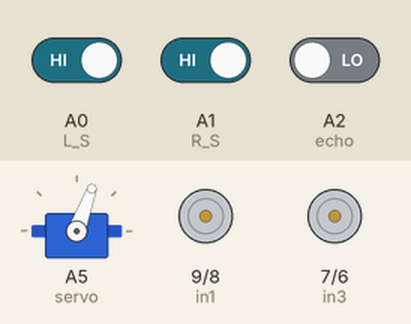
This sketch was run on a simulated Arduino Uno, built with avr-gcc and run on an emulated ATmega328P. On the bench: servo, motor-driver pin pairs drawn as motors (green arrow = first pin HIGH = forward, orange = second pin HIGH = backward, longer = more drive, scaled by the enable pin). Wiring (inferred from the names in the program): servo: signal A5. Inputs (shaded band) come from the test bench; at power-on: A0 (L_S) HIGH, A1 (R_S) HIGH, A2 (echo) LOW. Servo pulses on a pin are drawn as a servo (544–2400 µs = 0–180°); what the sketch prints to the serial monitor is not drawn.

Above: at 8.9 s.
9.0 s: A0 (L_S) driven LOW
At 10.2 s:
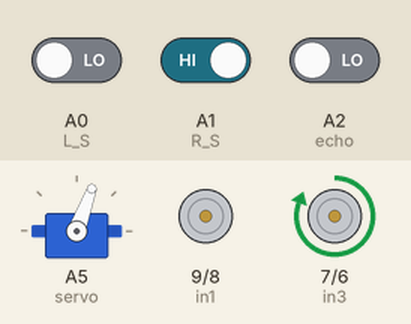
10.5 s: A1 (R_S) driven LOW
At 11.2 s:
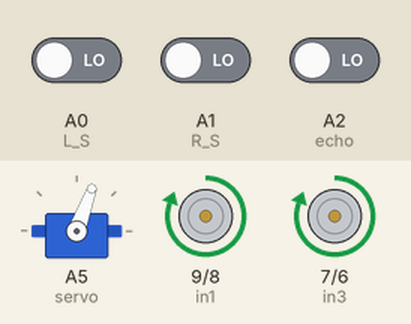
12.0 s: A0 (L_S) driven HIGH
At 13.3 s:
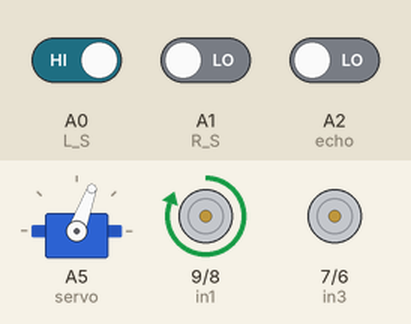
Timing chart, 0 to 15.0 s (numbered marks = the images above; inputs shaded):
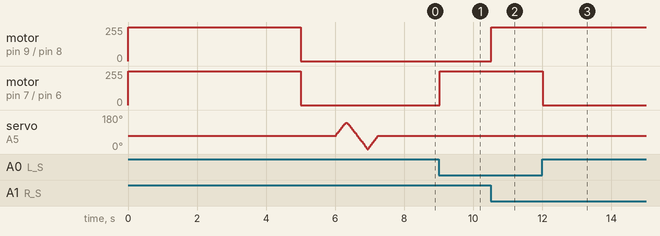

The sketch:

V1.ino
```cpp
// Motor pins
#define enA 10  // Enable pin for Left Motor
#define in1 9   // Left Motor Input 1
#define in2 8   // Left Motor Input 2
#define in3 7   // Right Motor Input 1
#define in4 6   // Right Motor Input 2
#define enB 5   // Enable pin for Right Motor
// Sensors and servo
#define L_S A0  // Left IR sensor
#define R_S A1  // Right IR sensor
#define echo A2 // Ultrasonic echo pin
#define trigger A3 // Ultrasonic trigger pin
#define servo A5 // Servo motor control pin
int Set = 15; // Distance threshold
int distance_L, distance_F, distance_R;
void setup() {
  Serial.begin(9600);
  pinMode(R_S, INPUT);
  pinMode(L_S, INPUT);
  pinMode(echo, INPUT);
  pinMode(trigger, OUTPUT);
  pinMode(enA, OUTPUT);
  pinMode(in1, OUTPUT);
  pinMode(in2, OUTPUT);
  pinMode(in3, OUTPUT);
  pinMode(in4, OUTPUT);
  pinMode(enB, OUTPUT);
  pinMode(servo, OUTPUT);

  // --- DIRECT MOTOR TEST IN SETUP ---
  // Set both enable pins HIGH for full speed
  analogWrite(enA, 255);
  analogWrite(enB, 255);

  // Make both motors spin forward
  digitalWrite(in1, HIGH);
  digitalWrite(in2, LOW);
  digitalWrite(in3, HIGH);
  digitalWrite(in4, LOW);

  Serial.println("Motors should be spinning forward now...");
  delay(5000); // Let them spin for 5 seconds

  // Stop the motors
  digitalWrite(in1, LOW);
  digitalWrite(in2, LOW);
  digitalWrite(in3, LOW);
  digitalWrite(in4, LOW);
  analogWrite(enA, 0);
  analogWrite(enB, 0);
  Serial.println("Motors stopped.");
  delay(1000);

  // --- END OF DIRECT MOTOR TEST ---

  // Servo sweep at startup (keep this for now)
  for (int angle = 70; angle <= 140; angle += 5) {
    servoPulse(servo, angle);
  }
  for (int angle = 140; angle >= 0; angle -= 5) {
    servoPulse(servo, angle);
  }
  for (int angle = 0; angle <= 70; angle += 5) {
    servoPulse(servo, angle);
  }
  distance_F = Ultrasonic_read();
  delay(500);
}
void loop() {
  distance_F = Ultrasonic_read();
  Serial.print("D F="); Serial.println(distance_F);
  if ((digitalRead(R_S) == 0) && (digitalRead(L_S) == 0)) {
    if (distance_F > Set) {
      forward();
    } else {
      Check_side();
    }
  } else if ((digitalRead(R_S) == 1) && (digitalRead(L_S) == 0)) {
    turnRight();
  } else if ((digitalRead(R_S) == 0) && (digitalRead(L_S) == 1)) {
    turnLeft();
  }
  delay(10);
}
void servoPulse(int pin, int angle) {
  int pwm = (angle * 11) + 500; // Map angle to PWM pulse width
  digitalWrite(pin, HIGH);
  delayMicroseconds(pwm);
  digitalWrite(pin, LOW);
  delay(20); // Reduced delay for faster scanning
}
long Ultrasonic_read() {
  digitalWrite(trigger, LOW);
  delayMicroseconds(2);
  digitalWrite(trigger, HIGH);
  delayMicroseconds(10);
  long time = pulseIn(echo, HIGH, 30000); // 30ms timeout
  if (time == 0) {
    return 400; // If no echo received, assume max distance
  }
  return time / 29 / 2; // Convert to centimeters
}
void compareDistance() {
  if (distance_L > distance_R) {
    turnLeft();
    delay(500);
    forward();
    delay(600);
    turnRight();
    delay(500);
    forward();
    delay(600);
    turnRight();
    delay(400);
  } else {
    turnRight();
    delay(500);
    forward();
    delay(600);
    turnLeft();
    delay(500);
    forward();
    delay(600);
    turnLeft();
    delay(400);
  }
}
void Check_side() {
  Stop();
  delay(100);
  // Look Right
  for (int angle = 70; angle <= 140; angle += 5) {
    servoPulse(servo, angle);
  }
  delay(300);
  distance_R = Ultrasonic_read();
  Serial.print("D R="); Serial.println(distance_R);
  delay(100);
  // Look Left
  for (int angle = 140; angle >= 0; angle -= 5) {
    servoPulse(servo, angle);
  }
  delay(500);
  distance_L = Ultrasonic_read();
  Serial.print("D L="); Serial.println(distance_L);
  delay(100);
  // Center
  for (int angle = 0; angle <= 70; angle += 5) {
    servoPulse(servo, angle);
  }
  delay(300);
  compareDistance();
}
// Motor movement functions
void forward() {
  analogWrite(enA, 255); // Full speed
  analogWrite(enB, 255); // Full speed
  digitalWrite(in1, HIGH);
  digitalWrite(in2, LOW);
  digitalWrite(in3, HIGH);
  digitalWrite(in4, LOW);
}
void backward() {
  analogWrite(enA, 255); // Full speed
  analogWrite(enB, 255); // Full speed
  digitalWrite(in1, LOW);
  digitalWrite(in2, HIGH);
  digitalWrite(in3, LOW);
  digitalWrite(in4, HIGH);
}
void turnRight() {
  analogWrite(enA, 255); // Full speed
  analogWrite(enB, 255); // Full speed
  digitalWrite(in1, LOW);
  digitalWrite(in2, LOW);
  digitalWrite(in3, HIGH);
  digitalWrite(in4, LOW);
}
void turnLeft() {
  analogWrite(enA, 255); // Full speed
  analogWrite(enB, 255); // Full speed
  digitalWrite(in1, HIGH);
  digitalWrite(in2, LOW);
  digitalWrite(in3, LOW);
  digitalWrite(in4, LOW);
}
void Stop() {
  analogWrite(enA, 0);
  analogWrite(enB, 0);
  digitalWrite(in1, LOW);
  digitalWrite(in2, LOW);
  digitalWrite(in3, LOW);
  digitalWrite(in4, LOW);
}
```

Measured:
- after the input at 9.0 s, motor on pin 7 (in3) / pin 6 (in4): stopped → forward 255/255 at once
- after the input at 10.5 s, motor on pin 9 (in1) / pin 8 (in2): stopped → forward 255/255 at once
- after the input at 12.0 s, motor on pin 7 (in3) / pin 6 (in4): forward 255/255 → stopped at once
